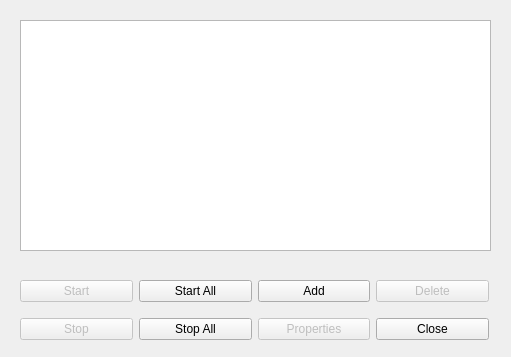
<?xml version="1.0" encoding="UTF-8"?>
<ui version="4.0">
 <class>InterfaceControlDialog</class>
 <widget class="QDialog" name="InterfaceControlDialog">
  <property name="geometry">
   <rect>
    <x>0</x>
    <y>0</y>
    <width>511</width>
    <height>357</height>
   </rect>
  </property>
  <property name="sizePolicy">
   <sizepolicy hsizetype="Fixed" vsizetype="Fixed">
    <horstretch>0</horstretch>
    <verstretch>0</verstretch>
   </sizepolicy>
  </property>
  <property name="windowTitle">
   <string>Interface Control</string>
  </property>
  <widget class="QWidget" name="gridLayoutWidget">
   <property name="geometry">
    <rect>
     <x>20</x>
     <y>270</y>
     <width>469</width>
     <height>81</height>
    </rect>
   </property>
   <layout class="QGridLayout" name="gridLayout">
    <property name="sizeConstraint">
     <enum>QLayout::SetDefaultConstraint</enum>
    </property>
    <item row="0" column="0">
     <widget class="QPushButton" name="startButton">
      <property name="enabled">
       <bool>false</bool>
      </property>
      <property name="sizePolicy">
       <sizepolicy hsizetype="Expanding" vsizetype="Fixed">
        <horstretch>0</horstretch>
        <verstretch>0</verstretch>
       </sizepolicy>
      </property>
      <property name="text">
       <string>Start</string>
      </property>
     </widget>
    </item>
    <item row="1" column="1">
     <widget class="QPushButton" name="stopAllButton">
      <property name="text">
       <string>Stop All</string>
      </property>
     </widget>
    </item>
    <item row="1" column="0">
     <widget class="QPushButton" name="stopButton">
      <property name="enabled">
       <bool>false</bool>
      </property>
      <property name="text">
       <string>Stop</string>
      </property>
     </widget>
    </item>
    <item row="0" column="2">
     <widget class="QPushButton" name="addButton">
      <property name="sizePolicy">
       <sizepolicy hsizetype="Expanding" vsizetype="Fixed">
        <horstretch>0</horstretch>
        <verstretch>0</verstretch>
       </sizepolicy>
      </property>
      <property name="text">
       <string>Add</string>
      </property>
     </widget>
    </item>
    <item row="0" column="1">
     <widget class="QPushButton" name="startAllButton">
      <property name="sizePolicy">
       <sizepolicy hsizetype="Expanding" vsizetype="Fixed">
        <horstretch>0</horstretch>
        <verstretch>0</verstretch>
       </sizepolicy>
      </property>
      <property name="text">
       <string>Start All</string>
      </property>
     </widget>
    </item>
    <item row="1" column="2">
     <widget class="QPushButton" name="propertiesButton">
      <property name="enabled">
       <bool>false</bool>
      </property>
      <property name="text">
       <string>Properties</string>
      </property>
     </widget>
    </item>
    <item row="0" column="3">
     <widget class="QPushButton" name="deleteButton">
      <property name="enabled">
       <bool>false</bool>
      </property>
      <property name="sizePolicy">
       <sizepolicy hsizetype="Expanding" vsizetype="Fixed">
        <horstretch>0</horstretch>
        <verstretch>0</verstretch>
       </sizepolicy>
      </property>
      <property name="text">
       <string>Delete</string>
      </property>
     </widget>
    </item>
    <item row="1" column="3">
     <widget class="QPushButton" name="closeButton">
      <property name="text">
       <string>Close</string>
      </property>
     </widget>
    </item>
   </layout>
  </widget>
  <widget class="QListWidget" name="listWidget">
   <property name="geometry">
    <rect>
     <x>20</x>
     <y>20</y>
     <width>471</width>
     <height>231</height>
    </rect>
   </property>
  </widget>
 </widget>
 <resources/>
 <connections>
  <connection>
   <sender>closeButton</sender>
   <signal>clicked()</signal>
   <receiver>InterfaceControlDialog</receiver>
   <slot>close()</slot>
   <hints>
    <hint type="sourcelabel">
     <x>430</x>
     <y>329</y>
    </hint>
    <hint type="destinationlabel">
     <x>255</x>
     <y>178</y>
    </hint>
   </hints>
  </connection>
  <connection>
   <sender>addButton</sender>
   <signal>clicked()</signal>
   <receiver>InterfaceControlDialog</receiver>
   <slot>addInterfaceAction()</slot>
   <hints>
    <hint type="sourcelabel">
     <x>313</x>
     <y>290</y>
    </hint>
    <hint type="destinationlabel">
     <x>255</x>
     <y>178</y>
    </hint>
   </hints>
  </connection>
 </connections>
 <slots>
  <slot>addInterfaceAction()</slot>
 </slots>
</ui>
